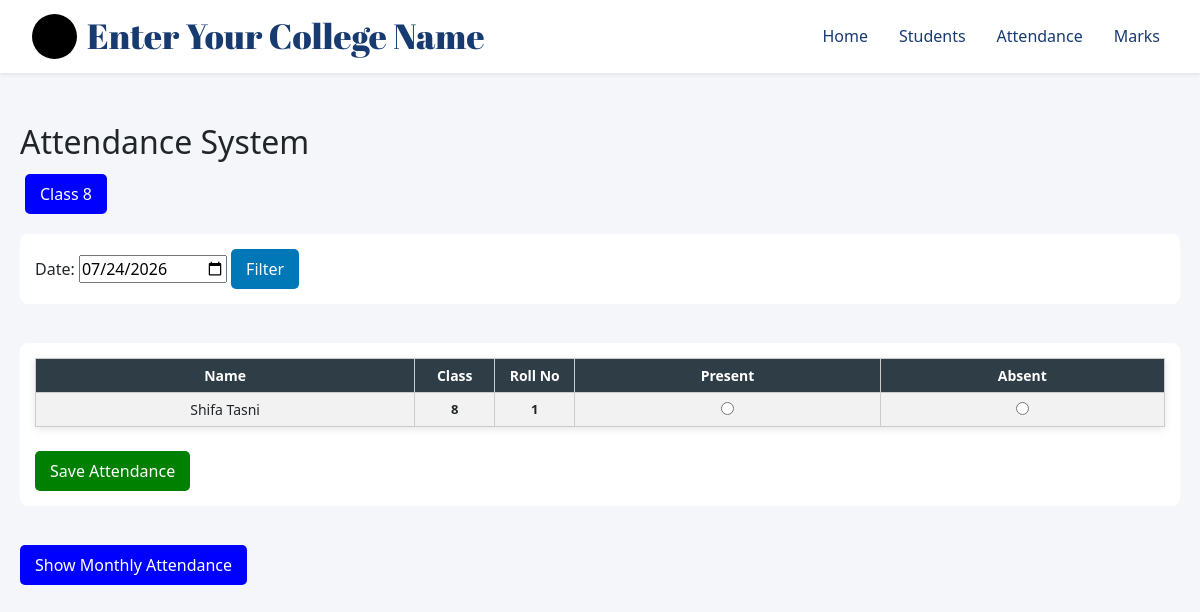
Page /attendance/ (signed in) on the committed database.
### myapp/models.py (models this page shows, shortened)
class Student(models.Model):
    CLASS_CHOICES = [
        ('8', 'Class 8'),
        ('9', 'Class 9'),
        ('10', 'Class 10'),
        ('+1', 'Plus One'),
        ('+2', 'Plus Two'),
        ('ug1', 'Degree 1st Year'),
        ('ug2', 'Degree 2nd Year'),
        ('ug3', 'Degree 3rd Year'),
    ]
    user = models.ForeignKey(User, on_delete=models.CASCADE)
    name = models.CharField(max_length=100)
    roll_no = models.IntegerField()
    school_class = models.CharField(
        max_length=20,
        choices=CLASS_CHOICES
    )
    parent_phone = models.CharField(max_length=15)
    address = models.TextField()
    photo = models.ImageField(upload_to='students/', blank=True, null=True)

### myapp/views.py (the view, shortened to what this page needs)
# urls.py: path('attendance/', views.attendance_view, name='attendance'),
def attendance_view(request):
    user = request.user  # ✅ IMPORTANT
    selected_class = request.GET.get('class') or request.POST.get('class')
    selected_date = request.GET.get('date') or request.POST.get('date')
    if selected_date:
        selected_date = datetime.strptime(selected_date, "%Y-%m-%d").date()
    else:
        selected_date = date.today()
    students = Student.objects.filter(user=user)
    if selected_class:
        students = students.filter(school_class=selected_class)
    students = students.order_by('school_class', 'roll_no')
    for student in students:
        record = Attendance.objects.filter(
            student=student,
            date=selected_date
        ).first()
        student.attendance_status = record.status if record else None
    classes = Student.objects.filter(user=user).values_list('school_class', flat=True).distinct()
    return render(request, 'attendance.html', {
        'students': students,
        'classes': classes,
        'selected_class': selected_class,
        'selected_date': selected_date,
    })

### templates/attendance.html (shortened to what this page needs)
{% extends 'base.html' %}
{% load static %}
{% block content %}
<div class="attendance-system">
    <h2>Attendance System</h2>
    <div class="class-buttons">
        {% for c in classes %}
            <a href="?class={{ c }}&date={{ selected_date|date:'Y-m-d' }}">
                <button class="class-btn {% if c == selected_class %}active{% endif %}">
                    Class {{ c }}
                </button>
            </a>
        {% endfor %}
    </div>
    <form method="get" action="{% url 'attendance' %}" class="date-filter">
        <label>Date:</label>
        <input type="date" name="date" value="{{ selected_date|date:'Y-m-d' }}">
        <button type="submit">Filter</button>
    </form>
    <br>
    <form method="post" action="{% url 'attendance' %}">
        <table class="attendance-table">
            <tr>
                <th>Name</th>
                <th>Class</th>
                <th>Roll No</th>
                <th>Present</th>
                <th>Absent</th>
            </tr>
            {% for student in students %}
            <tr>
                <td>
                    {{ student.name }}
                </td>
                <td>{{ student.school_class }}</td>
                <td>{{ student.roll_no }}</td>
                <td>
                    <input type="radio" name="status_{{ student.id }}" value="Present"
                    {% if student.attendance_status == "Present" %}checked{% endif %}>
                </td>
                <td>
                    <input type="radio" name="status_{{ student.id }}" value="Absent"
                    {% if student.attendance_status == "Absent" %}checked{% endif %}>
                </td>
            </tr>
            {% endfor %}
        </table>
        <br>
        <button type="submit" class="save-btn">
            Save Attendance
        </button>
    </form>
    <br>
    <a href="{% url 'monthly_attendance' %}?month={{ current_month }}&class={{ selected_class }}">
        <button class="monthly-btn">
            Show Monthly Attendance
        </button>
    </a>
</div>
{% endblock %}

### static/css/style.css (style rules this page uses)
table { width: 100%; border-collapse: collapse; }
th, td { padding: 8px; border: 1px solid #ccc; text-align: center; font-size: 14px; }
th { background: #f5f5f5; }
td:nth-child(2), td:nth-child(3) { font-weight: bold; font-size: 13px; }
th:nth-child(2), th:nth-child(3), td:nth-child(2), td:nth-child(3) { width: 80px; }
th:nth-child(2), th:nth-child(3), td:nth-child(2), td:nth-child(3) { width: 80px; font-weight: bold; }
body { font-family: Arial; background: #f4f6f9; }
table { border-collapse: collapse; width: 100%; background: white; box-shadow: 0 2px 8px rgba(0,0,0,0.1); }
th { background: #2f3e46; color: white; padding: 10px; }
td { text-align: center; padding: 8px; }
tr:nth-child(even) { background: #f2f2f2; }
form { background: white; padding: 15px; margin-bottom: 15px; border-radius: 8px; }
button { background: #0077b6; color: white; border: none; padding: 8px 15px; border-radius: 5px; cursor: pointer; }
.attendance-system { margin-top: 30px; }
body, html { margin: 0; padding: 0; height: 100%; font-family: 'Segoe UI', sans-serif; }
.class-buttons { margin-bottom: 15px; }
.class-btn { padding: 8px 15px; margin: 5px; border: none; border-radius: 5px; background: blue; color: white; cursor: pointer; }
.attendance-table { width: 100%; border-collapse: collapse; }
.attendance-table th, .attendance-table td { border: 1px solid #ccc; padding: 6px; text-align: center; }
.attendance-system { padding: 20px; }
.date-filter { margin-bottom: 15px; }
.attendance-table { width: 100%; border-collapse: collapse; text-align: center; }
.attendance-table th, .attendance-table td { border: 1px solid #ccc; padding: 6px; }
.save-btn { background: green; color: white; padding: 8px 15px; border: none; }
.monthly-btn { background: blue; color: white; padding: 8px 15px; border: none; }

### rows in the picture
Student: name "Shifa Tasni", school_class "8", roll_no "1"

### other values in the picture
{{ c }} "8"
